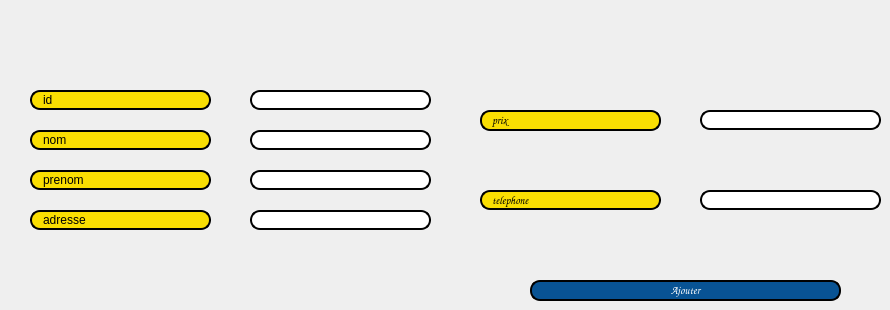
     <widget class="QWidget" name="tab_3">
      <attribute name="title">
       <string>Ajouter une activité</string>
      </attribute>
      <widget class="QPushButton" name="ajout">
       <property name="geometry">
        <rect>
         <x>530</x>
         <y>280</y>
         <width>311</width>
         <height>21</height>
        </rect>
       </property>
       <property name="font">
        <font>
         <family>Comic Sans MS</family>
         <pointsize>8</pointsize>
         <weight>75</weight>
         <italic>false</italic>
         <bold>true</bold>
         <kerning>true</kerning>
        </font>
       </property>
       <property name="styleSheet">
        <string notr="true">border: 2px solid black;
font: 75 8pt &quot;MS Shell Dlg 2&quot;;
border-radius: 10px;
color: rgb(255, 255, 255);
padding: 0 8px;
background: #085394;
font: bold, &quot;Comic Sans MS&quot;;;
text-align:center;</string>
       </property>
       <property name="text">
        <string>Ajouter</string>
       </property>
      </widget>
      <widget class="QLabel" name="label">
       <property name="geometry">
        <rect>
         <x>30</x>
         <y>170</y>
         <width>181</width>
         <height>20</height>
        </rect>
       </property>
       <property name="styleSheet">
        <string notr="true">border: 2px solid black;
font: 75 8pt &quot;MS Shell Dlg 2&quot;;
border-radius: 10px;
padding: 0 8px;
background: #fade02;
font: bold, &quot;Comic Sans MS&quot;;;
text-align:center;</string>
       </property>
       <property name="text">
        <string>prenom</string>
       </property>
      </widget>
      <widget class="QLineEdit" name="idajout">
       <property name="geometry">
        <rect>
         <x>250</x>
         <y>90</y>
         <width>181</width>
         <height>20</height>
        </rect>
       </property>
       <property name="styleSheet">
        <string notr="true">border: 2px solid black;
font: 75 8pt &quot;MS Shell Dlg 2&quot;;
border-radius: 10px;
padding: 0 8px;
background: white;
font: bold, &quot;Comic Sans MS&quot;;;
text-align:center;</string>
       </property>
       <property name="text">
        <string/>
       </property>
       <property name="frame">
        <bool>true</bool>
       </property>
       <property name="echoMode">
        <enum>QLineEdit::Normal</enum>
       </property>
      </widget>
      <widget class="QLabel" name="label_2">
       <property name="geometry">
        <rect>
         <x>30</x>
         <y>210</y>
         <width>181</width>
         <height>20</height>
        </rect>
       </property>
       <property name="styleSheet">
        <string notr="true">border: 2px solid black;
font: 75 8pt &quot;MS Shell Dlg 2&quot;;
border-radius: 10px;
padding: 0 8px;
background: #fade02;
font: bold, &quot;Comic Sans MS&quot;;;
text-align:center;</string>
       </property>
       <property name="text">
        <string>adresse</string>
       </property>
      </widget>
      <widget class="QLabel" name="label_3">
       <property name="geometry">
        <rect>
         <x>480</x>
         <y>190</y>
         <width>181</width>
         <height>20</height>
        </rect>
       </property>
       <property name="font">
        <font>
         <family>Comic Sans MS</family>
         <pointsize>8</pointsize>
         <weight>75</weight>
         <italic>false</italic>
         <bold>true</bold>
        </font>
       </property>
       <property name="styleSheet">
        <string notr="true">border: 2px solid black;
font: 75 8pt &quot;MS Shell Dlg 2&quot;;
border-radius: 10px;
padding: 0 8px;
background: #fade02;
font: bold, &quot;Comic Sans MS&quot;;;
text-align:center;</string>
       </property>
       <property name="text">
        <string>telephone</string>
       </property>
      </widget>
      <widget class="QLabel" name="label_4">
       <property name="geometry">
        <rect>
         <x>480</x>
         <y>110</y>
         <width>181</width>
         <height>21</height>
        </rect>
       </property>
       <property name="font">
        <font>
         <family>Comic Sans MS</family>
         <pointsize>8</pointsize>
         <weight>75</weight>
         <italic>false</italic>
         <bold>true</bold>
        </font>
       </property>
       <property name="styleSheet">
        <string notr="true">border: 2px solid black;
font: 75 8pt &quot;MS Shell Dlg 2&quot;;
border-radius: 10px;
padding: 0 8px;
background: #fade02;
font: bold, &quot;Comic Sans MS&quot;;;
text-align:center;</string>
       </property>
       <property name="text">
        <string>prix</string>
       </property>
      </widget>
      <widget class="QLabel" name="label_5">
       <property name="enabled">
        <bool>true</bool>
       </property>
       <property name="geometry">
        <rect>
         <x>30</x>
         <y>90</y>
         <width>181</width>
         <height>20</height>
        </rect>
       </property>
       <property name="layoutDirection">
        <enum>Qt::LeftToRight</enum>
       </property>
       <property name="styleSheet">
        <string notr="true">border: 2px solid black;
font: 75 8pt &quot;MS Shell Dlg 2&quot;;
border-radius: 10px;
padding: 0 8px;
background: #fade02;
font: bold, &quot;Comic Sans MS&quot;;;
text-align:center;</string>
       </property>
       <property name="text">
        <string>id</string>
       </property>
       <property name="wordWrap">
        <bool>false</bool>
       </property>
      </widget>
      <widget class="QLabel" name="label_6">
       <property name="geometry">
        <rect>
         <x>30</x>
         <y>130</y>
         <width>181</width>
         <height>20</height>
        </rect>
       </property>
       <property name="styleSheet">
        <string notr="true">border: 2px solid black;
font: 75 8pt &quot;MS Shell Dlg 2&quot;;
border-radius: 10px;
padding: 0 8px;
background: #fade02;
font: bold, &quot;Comic Sans MS&quot;;;
text-align:center;</string>
       </property>
       <property name="text">
        <string>nom</string>
       </property>
      </widget>
      <widget class="QLineEdit" name="prenomajout">
       <property name="geometry">
        <rect>
         <x>250</x>
         <y>170</y>
         <width>181</width>
         <height>20</height>
        </rect>
       </property>
       <property name="styleSheet">
        <string notr="true">border: 2px solid black;
font: 75 8pt &quot;MS Shell Dlg 2&quot;;
border-radius: 10px;
padding: 0 8px;
background: white;
font: bold, &quot;Comic Sans MS&quot;;;
text-align:center;</string>
       </property>
      </widget>
      <widget class="QLineEdit" name="prixajout">
       <property name="geometry">
        <rect>
         <x>700</x>
         <y>110</y>
         <width>181</width>
         <height>20</height>
        </rect>
       </property>
       <property name="styleSheet">
        <string notr="true">border: 2px solid black;
font: 75 8pt &quot;MS Shell Dlg 2&quot;;
border-radius: 10px;
padding: 0 8px;
background: white;
font: bold, &quot;Comic Sans MS&quot;;;
text-align:center;</string>
       </property>
      </widget>
      <widget class="QLineEdit" name="adresseajout">
       <property name="geometry">
        <rect>
         <x>250</x>
         <y>210</y>
         <width>181</width>
         <height>20</height>
        </rect>
       </property>
       <property name="styleSheet">
        <string notr="true">border: 2px solid black;
font: 75 8pt &quot;MS Shell Dlg 2&quot;;
border-radius: 10px;
padding: 0 8px;
background: white;
font: bold, &quot;Comic Sans MS&quot;;;
text-align:center;</string>
       </property>
      </widget>
      <widget class="QLineEdit" name="nomajout">
       <property name="geometry">
        <rect>
         <x>250</x>
         <y>130</y>
         <width>181</width>
         <height>20</height>
        </rect>
       </property>
       <property name="styleSheet">
        <string notr="true">border: 2px solid black;
font: 75 8pt &quot;MS Shell Dlg 2&quot;;
border-radius: 10px;
padding: 0 8px;
background: white;
font: bold, &quot;Comic Sans MS&quot;;;
text-align:center;</string>
       </property>
      </widget>
      <widget class="QLineEdit" name="telephoneajout">
       <property name="geometry">
        <rect>
         <x>700</x>
         <y>190</y>
         <width>181</width>
         <height>20</height>
        </rect>
       </property>
       <property name="styleSheet">
        <string notr="true">border: 2px solid black;
font: 75 8pt &quot;MS Shell Dlg 2&quot;;
border-radius: 10px;
padding: 0 8px;
background: white;
font: bold, &quot;Comic Sans MS&quot;;;
text-align:center;</string>
       </property>
      </widget>
     </widget>
